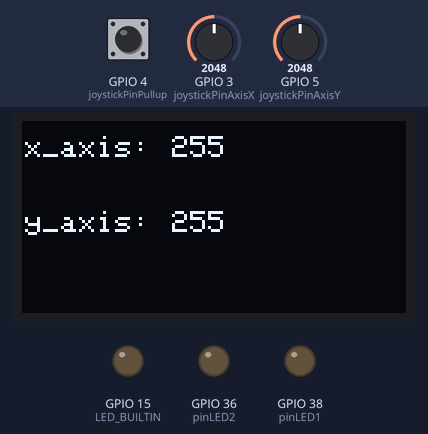
A sketch run on a simulated ESP32-S2. Parts: 128×64 one-colour display, output pins drawn as LEDs (lit = HIGH). The test bench sets the inputs (shaded band); at power-on: GPIO 3 (joystickPinAxisX) = 2048, GPIO 5 (joystickPinAxisY) = 2048, GPIO 4 (joystickPinPullup) HIGH. No radio packets arrive unless stated; what the sketch prints to the serial monitor is not drawn.

Above: at 2.2 s.
2.3 s: GPIO 3 (joystickPinAxisX) set to 2089
At 3.4 s:
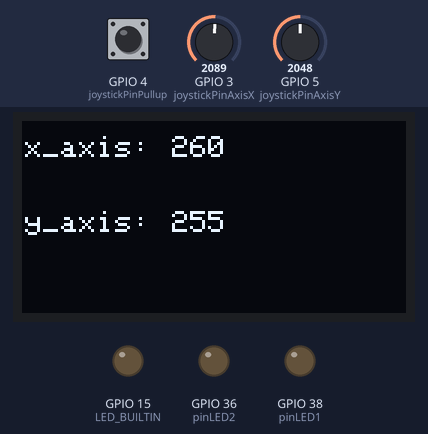
3.8 s: GPIO 5 (joystickPinAxisY) set to 2866
At 4.4 s:
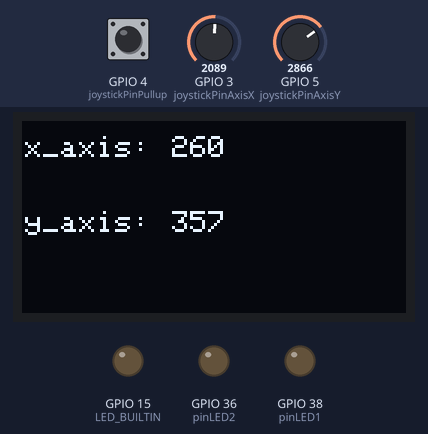
5.3 s: GPIO 4 (joystickPinPullup) pulled LOW for 0.15 s
At 5.4 s:
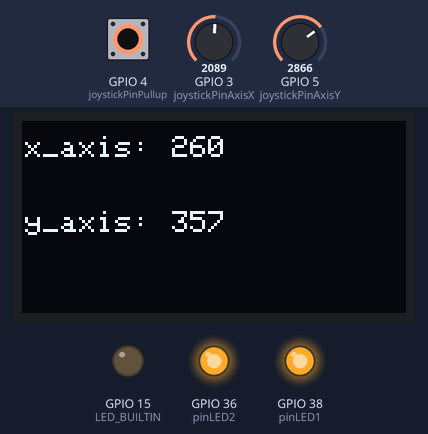
6.9 s: GPIO 5 (joystickPinAxisY) set to 3603
At 7.3 s:
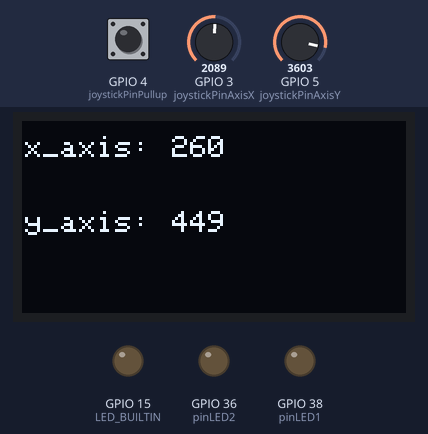
8.5 s: GPIO 3 (joystickPinAxisX) set to 2866
At 8.9 s:
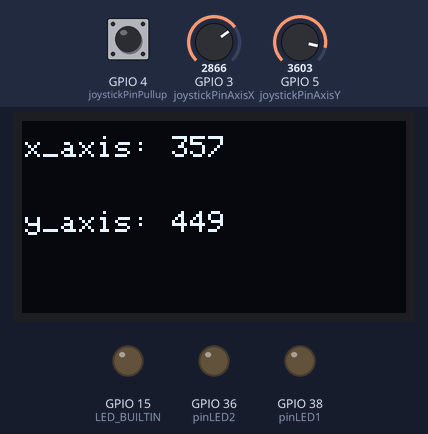
10.1 s: GPIO 5 (joystickPinAxisY) set to 4095
At 10.9 s:
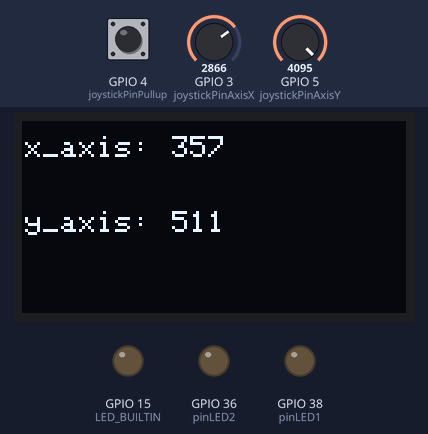
Timing chart, 0 to 12.6 s (numbered marks = the images above; inputs shaded):
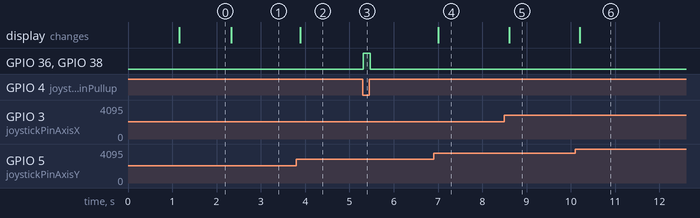

The sketch:

esp32s2mini_joystick_oled_lora.ino
```cpp
#ifndef ESP32
  #error This code is designed to run on ESP32 platform, not Arduino nor ESP8266! Please check your Tools->Board setting.
#endif
#include <SPI.h>
#include <LoRa.h>
#include <Adafruit_GFX.h>
#include <Adafruit_SSD1306.h>

//PINOUT -------------------------------------start
#include <Wire.h> //for custom sda, scl define
//---lora
#define ss 12  //MOSI: 11, MISO: 9, SCK: 7
#define rst 16
#define dio0 2
//---lora
#define pinLED1 38
#define pinLED2 36
#define I2C_SDA 1 // oled sda
#define I2C_SCL 2 // oled scl
#define joystickPinAxisX A2 //analogpin x (3)
#define joystickPinAxisY A4 //analogpin y (5)
#define joystickPinPullup 4 //joystick switch  y
//PINOUT --------------------------------------end


// OLED setup ---------------------
Adafruit_SSD1306 display(128, 64, &Wire, -1); // On ESP32 s2 mini:   pin11=(SDA),  pin12=(SCL); VCC=3.3v; Reset pin # (or -1 if sharing Arduino reset pin)
// OLED setup ---------------------


int counter = 0;
int memory_value_x =0; //save value to save lora sender
int memory_value_y =0; //save value to save lora sender


//joystick
 int x_axis = 0;
 int y_axis = 0;
//joystick

void setup() {
pinMode(pinLED1,OUTPUT);
pinMode(pinLED2,OUTPUT);
pinMode(joystickPinPullup,INPUT_PULLUP);
// OLED setup ---------------------
    Wire.begin(I2C_SDA, I2C_SCL); //Wire.begin(I2C_SDA, I2C_SCL);
  if(!display.begin(SSD1306_SWITCHCAPVCC, 0x3C)) { //See datasheet for Address; 0x3D for 128x64, 0x3C for 128x32
    Serial.println(F("SSD1306 allocation failed"));
    for(;;); // Don't proceed, loop forever
  }
  // OLED setup ---------------------
displayTransformersLogo();

  pinMode(LED_BUILTIN, OUTPUT);
  Serial.begin(9600);


  Serial.println("LoRa Sender");
  Serial.println(counter);

  LoRa.setPins(ss, rst, dio0);

  if (!LoRa.begin(433E6)) {
    Serial.println("Starting LoRa failed!");
    while (1){  Serial.print("MOSI: ");
  Serial.println(MOSI);
  Serial.print("MISO: ");
  Serial.println(MISO);
  Serial.print("SCK: ");
  Serial.println(SCK);
  Serial.print("SS: ");
  Serial.println(SS);

 digitalWrite(LED_BUILTIN, HIGH);  // turn the LED on (HIGH is the voltage level)
  delay(1000);                      // wait for a second
  digitalWrite(LED_BUILTIN, LOW);   // turn the LED off by making the voltage LOW
  delay(10000);
   };
  }
}

void loop() {
  x_axis = analogRead(joystickPinAxisX);// pin 3
  y_axis = analogRead(joystickPinAxisY);// pin 5
  x_axis = map(x_axis,0,8191,0,1023);
  y_axis = map(y_axis,0,8191,0,1023);
  runLed();
  loraSenderEngine();
  display_content();
  // delay(100);
}

void loraSenderEngine(){
  if(x_axis>700){sendData();}
  if(y_axis>700){sendData();}
  if(x_axis<500){sendData();}
  if(y_axis<500){sendData();}
}

void runLed(){
  if(x_axis>700){
    digitalWrite(pinLED1,HIGH);
  }
  if(x_axis<500){digitalWrite(pinLED1,LOW);}

   if(y_axis>700){
    digitalWrite(pinLED2,HIGH);
  }
   if(y_axis<500){digitalWrite(pinLED2,LOW);}

   if(digitalRead(joystickPinPullup)==LOW){
        if(digitalRead(joystickPinPullup)==LOW){
     digitalWrite(pinLED1,HIGH);
     digitalWrite(pinLED2,HIGH);
   }
   else{
     digitalWrite(pinLED1,LOW);
     digitalWrite(pinLED2,LOW);
   }
   }


}

void sendData(){
  if(abs(x_axis-memory_value_x)>20 || abs(y_axis-memory_value_y)>20){
      Serial.print("Sending packet: ");
  Serial.println(counter);
  Serial.print(" Szybkosc: ");
  Serial.print(x_axis);
  Serial.print(" skret: ");
  Serial.println(y_axis);

  counter++;
 // send packet
  LoRa.beginPacket();
  LoRa.print("Pakiet numer:");
  LoRa.print(counter);
  LoRa.print("szybkosc:");
  LoRa.print(x_axis);
  LoRa.print("skret:");
  LoRa.print(y_axis);
  LoRa.endPacket();

 digitalWrite(LED_BUILTIN, HIGH);  // turn the LED on (HIGH is the voltage level)
  delay(1);                      // wait for a second
  digitalWrite(LED_BUILTIN, LOW);   // turn the LED off by making the voltage LOW
  memory_value_x = x_axis;
  memory_value_y = y_axis;
  }
}


void display_content(){
  display.clearDisplay(); // Clear display buffer
  display.drawLine(0, 32, 128,32, SSD1306_WHITE); // line (x1,y1,x2,y2,color)
  display.setTextSize(1); // Draw 2X-scale text
  display.setTextColor(SSD1306_WHITE);
  display.clearDisplay(); // Clear display buffer

  display.setCursor(1, 5);
  display.println(F("x_axis:"));
  display.setCursor(50, 5);
  display.println(x_axis);


  display.setCursor(1, 30);
  display.println(F("y_axis: "));
  display.setCursor(50, 30);
  display.println(y_axis);

  display.display(); // Update screen


}


const unsigned char Autobot_logo [] PROGMEM = {
	0x00, 0x00, 0x00, 0x00, 0x00, 0x00, 0x03, 0xff, 0xc0, 0x00, 0x00, 0x00, 0x00, 0x00, 0x00, 0x00,
	0x00, 0x00, 0x00, 0x00, 0x00, 0x7f, 0xff, 0xff, 0x00, 0x00, 0x00, 0x00, 0x00, 0x00, 0x00, 0x00,
	0x00, 0x00, 0x00, 0x03, 0xff, 0xff, 0xff, 0xe0, 0x00, 0x00, 0x00, 0x00, 0x00, 0x00, 0x00, 0x00,
	0x00, 0x00, 0x0f, 0xff, 0xff, 0xff, 0xf8, 0x00, 0x00, 0x00, 0x00, 0x00, 0x00, 0x00, 0x00, 0x03,
	0xff, 0xbf, 0xff, 0xff, 0xff, 0xfc, 0xff, 0xe0, 0x00, 0x00, 0x00, 0x00, 0x00, 0x00, 0x01, 0xff,
	0xbf, 0xff, 0xff, 0xff, 0xfd, 0xff, 0xc0, 0x00, 0x00, 0x00, 0x00, 0x00, 0x00, 0x01, 0xff, 0xff,
	0xff, 0xff, 0xff, 0xfd, 0xff, 0xc0, 0x00, 0x00, 0x00, 0x00, 0x00, 0x00, 0x01, 0xff, 0xdf, 0xff,
	0xff, 0xff, 0xff, 0xff, 0xc0, 0x00, 0x00, 0x00, 0x00, 0x00, 0x00, 0x01, 0xff, 0xdf, 0xff, 0xff,
	0xff, 0xff, 0xff, 0x80, 0x00, 0x00, 0x00, 0x00, 0x00, 0x00, 0x01, 0xff, 0xdf, 0xfc, 0x00, 0x3f,
	0xff, 0xff, 0x80, 0x00, 0x00, 0x00, 0x00, 0x00, 0x00, 0x00, 0xff, 0xef, 0xff, 0x00, 0x7f, 0xfb,
	0xff, 0x80, 0x00, 0x00, 0x00, 0x00, 0x00, 0x00, 0x00, 0xff, 0xf7, 0xff, 0x81, 0xff, 0xef, 0xff,
	0x80, 0x00, 0x00, 0x00, 0x00, 0x00, 0x00, 0x00, 0xf9, 0xf9, 0xff, 0xe3, 0xff, 0xdf, 0xdf, 0x00,
	0x00, 0x00, 0x00, 0x00, 0x00, 0x00, 0x00, 0xfc, 0xfe, 0xff, 0xf7, 0xff, 0x3f, 0x3f, 0x00, 0x00,
	0x00, 0x00, 0x00, 0x00, 0x00, 0x00, 0xff, 0x3f, 0x3f, 0xff, 0xfe, 0xfe, 0x7f, 0x00, 0x00, 0x00,
	0x00, 0x00, 0x00, 0x00, 0x00, 0x7f, 0x9f, 0xdf, 0xff, 0xf9, 0xfd, 0xff, 0x00, 0x00, 0x00, 0x00,
	0x00, 0x00, 0x00, 0x00, 0x7f, 0xe7, 0xe7, 0xff, 0xf7, 0xf3, 0xff, 0x00, 0x00, 0x00, 0x00, 0x00,
	0x00, 0x00, 0x00, 0x7d, 0xf3, 0xfb, 0xff, 0xcf, 0xcf, 0xbe, 0x00, 0x00, 0x00, 0x00, 0x00, 0x00,
	0x00, 0x00, 0x7e, 0x7d, 0xf8, 0xff, 0x9f, 0x9f, 0x3e, 0x00, 0x00, 0x00, 0x00, 0x00, 0x00, 0x00,
	0x00, 0x3f, 0xbe, 0x7e, 0x3e, 0x7f, 0x7c, 0xfe, 0x00, 0x00, 0x00, 0x00, 0x00, 0x00, 0x00, 0x00,
	0x3f, 0xcf, 0xff, 0x9d, 0xfe, 0xfb, 0xfe, 0x00, 0x00, 0x00, 0x00, 0x00, 0x00, 0x00, 0x00, 0x3f,
	0xe7, 0xfd, 0xe3, 0xff, 0xf7, 0xfe, 0x00, 0x00, 0x00, 0x00, 0x00, 0x00, 0x00, 0x00, 0x1f, 0xf9,
	0xfd, 0xff, 0xff, 0xcf, 0xfc, 0x00, 0x00, 0x00, 0x00, 0x00, 0x00, 0x00, 0x00, 0x0f, 0xfe, 0xfd,
	0xff, 0xff, 0x3f, 0xf8, 0x00, 0x00, 0x00, 0x00, 0x00, 0x00, 0x00, 0x00, 0x07, 0xff, 0x7d, 0xff,
	0xfe, 0x7f, 0xf0, 0x00, 0x00, 0x00, 0x00, 0x00, 0x00, 0x00, 0x00, 0x0b, 0xff, 0xff, 0xff, 0xff,
	0xff, 0xd0, 0x00, 0x00, 0x00, 0x00, 0x00, 0x00, 0x00, 0x00, 0x0e, 0xff, 0xfe, 0xff, 0xbf, 0xff,
	0xb0, 0x00, 0x00, 0x00, 0x00, 0x00, 0x00, 0x00, 0x00, 0x0f, 0x7f, 0xfe, 0xff, 0xbf, 0xfe, 0x70,
	0x00, 0x00, 0x00, 0x00, 0x00, 0x00, 0x00, 0x00, 0x0f, 0xff, 0xfe, 0xff, 0xbf, 0xff, 0xf0, 0x00,
	0x00, 0x00, 0x00, 0x00, 0x00, 0x00, 0x00, 0x0f, 0xe0, 0x7e, 0xff, 0xbf, 0x03, 0xf0, 0x00, 0x00,
	0x00, 0x00, 0x00, 0x00, 0x00, 0x00, 0x0f, 0xe0, 0x02, 0xff, 0x20, 0x03, 0xf0, 0x00, 0x00, 0x00,
	0x00, 0x00, 0x00, 0x00, 0x00, 0x0f, 0xe0, 0x00, 0xff, 0x00, 0x03, 0xf0, 0x00, 0x00, 0x00, 0x00,
	0x00, 0x00, 0x00, 0x00, 0x0f, 0xe0, 0x02, 0xff, 0x40, 0x07, 0xf0, 0x00, 0x00, 0x00, 0x00, 0x00,
	0x00, 0x00, 0x00, 0x0f, 0xf8, 0x0e, 0xff, 0x70, 0x0f, 0xf0, 0x00, 0x00, 0x00, 0x00, 0x00, 0x00,
	0x00, 0x00, 0x07, 0xfe, 0x3f, 0xff, 0x7e, 0x3f, 0xf0, 0x00, 0x00, 0x00, 0x00, 0x00, 0x00, 0x00,
	0x00, 0x07, 0xfe, 0xff, 0xff, 0x7f, 0x7f, 0xf0, 0x00, 0x00, 0x00, 0x00, 0x00, 0x00, 0x00, 0x00,
	0x07, 0xfe, 0xff, 0xff, 0x7f, 0x7f, 0xf0, 0x00, 0x00, 0x00, 0x00, 0x00, 0x00, 0x00, 0x00, 0x07,
	0xfe, 0xff, 0xff, 0x7f, 0x7f, 0xf0, 0x00, 0x00, 0x00, 0x00, 0x00, 0x00, 0x00, 0x00, 0x07, 0xfe,
	0xff, 0xff, 0x7f, 0x7f, 0xf0, 0x00, 0x00, 0x00, 0x00, 0x00, 0x00, 0x00, 0x00, 0x07, 0xfe, 0xff,
	0xff, 0x7f, 0x7f, 0xf0, 0x00, 0x00, 0x00, 0x00, 0x00, 0x00, 0x00, 0x00, 0x07, 0xfe, 0xff, 0xff,
	0x7f, 0x7f, 0xf0, 0x00, 0x00, 0x00, 0x00, 0x00, 0x00, 0x00, 0x00, 0x07, 0xfe, 0xff, 0xff, 0x7f,
	0x7f, 0xf0, 0x00, 0x00, 0x00, 0x00, 0x00, 0x00, 0x00, 0x00, 0x07, 0xfe, 0xff, 0xff, 0x7f, 0x7f,
	0xf0, 0x00, 0x00, 0x00, 0x00, 0x00, 0x00, 0x00, 0x00, 0x07, 0xfe, 0xff, 0xff, 0x7f, 0x7f, 0xf0,
	0x00, 0x00, 0x00, 0x00, 0x00, 0x00, 0x00, 0x00, 0x07, 0xfe, 0xff, 0xff, 0x7f, 0x7f, 0xf0, 0x00,
	0x00, 0x00, 0x00, 0x00, 0x00, 0x00, 0x00, 0x07, 0xfe, 0xff, 0x7f, 0x7f, 0x7f, 0xe0, 0x00, 0x00,
	0x00, 0x00, 0x00, 0x00, 0x00, 0x00, 0x07, 0xfe, 0xff, 0xff, 0xff, 0x7f, 0xe0, 0x00, 0x00, 0x00,
	0x00, 0x00, 0x00, 0x00, 0x00, 0x07, 0xfe, 0xff, 0xff, 0xff, 0x7f, 0xe0, 0x00, 0x00, 0x00, 0x00,
	0x00, 0x00, 0x00, 0x00, 0x03, 0xfe, 0xff, 0xff, 0xff, 0x7f, 0xc0, 0x00, 0x00, 0x00, 0x00, 0x00,
	0x00, 0x00, 0x00, 0x00, 0xfe, 0xff, 0xff, 0xff, 0x7f, 0x80, 0x00, 0x00, 0x00, 0x00, 0x00, 0x00,
	0x00, 0x00, 0x00, 0x7e, 0xff, 0xff, 0xff, 0x7f, 0x00, 0x00, 0x00, 0x00, 0x00, 0x00, 0x00, 0x00,
	0x00, 0x00, 0x3e, 0xfe, 0x00, 0x3f, 0x7c, 0x00, 0x00, 0x00, 0x00, 0x00, 0x00, 0x00, 0x00, 0x00,
	0x00, 0x1e, 0xfd, 0xff, 0xbf, 0x78, 0x00, 0x00, 0x00, 0x00, 0x00, 0x00, 0x00, 0x00, 0x00, 0x00,
	0x06, 0xfd, 0xff, 0xff, 0x70, 0x00, 0x00, 0x00, 0x00, 0x00, 0x00, 0x00, 0x00, 0x00, 0x00, 0x02,
	0xfd, 0xff, 0xdf, 0x60, 0x00, 0x00, 0x00, 0x00, 0x00, 0x00, 0x00, 0x00, 0x00, 0x00, 0x00, 0xfb,
	0xff, 0xdf, 0x00, 0x00, 0x00, 0x00, 0x00, 0x00, 0x00, 0x00, 0x00, 0x00, 0x00, 0x00, 0xfb, 0xff,
	0xef, 0x00, 0x00, 0x00, 0x00, 0x00, 0x00, 0x00, 0x00, 0x00, 0x00, 0x00, 0x00, 0x3b, 0xff, 0xee,
	0x00, 0x00, 0x00, 0x00, 0x00, 0x00, 0x00, 0x00, 0x00, 0x00, 0x00, 0x00, 0x17, 0xff, 0xec, 0x00,
	0x00, 0x00, 0x00, 0x00, 0x00, 0x00, 0x00, 0x00, 0x00, 0x00, 0x00, 0x07, 0xff, 0xf0, 0x00, 0x00,
	0x00, 0x00, 0x00, 0x00
};
void displayTransformersLogo(){
  display.clearDisplay();
  display.drawBitmap(0,0,Autobot_logo, 120, 60, 1);//(x,y,bitmap_name,width,height,1)
  display.display();
  delay(1000);
}
```

Measured:
- the behaviour switches between 2049 and 2050 on GPIO 3 (joystickPinAxisX) (found by bisection; images 0 and 1)
- after the input at 2.3 s, the display: changes at once (image 1)
- after the input at 3.8 s, the display: changes after 0.09 s (image 2)
- after the input at 5.3 s, GPIO 36 (pinLED2), GPIO 38 (pinLED1): LOW → HIGH at once, → LOW 0.16 s later
- after the input at 6.9 s, the display: changes after 0.10 s (image 4)
- after the input at 8.5 s, the display: changes after 0.11 s (image 5)
- after the input at 10.1 s, the display: changes after 0.10 s (image 6)
